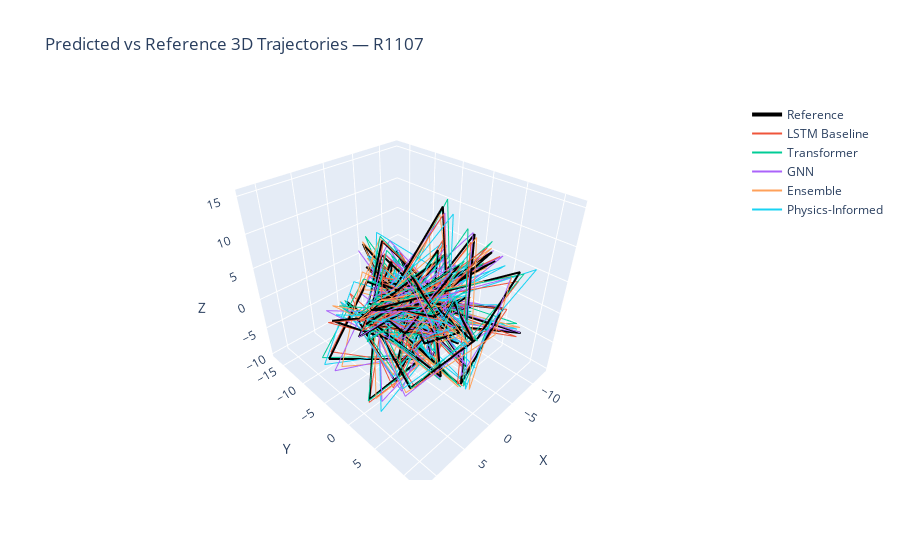

Notebook cell for this chart:
### Markdown cell above
### Interactive 3D Comparison

The following plot illustrates the predicted 3D backbone trajectory for each model alongside a reference structure. Use hover and drag interactions to inspect deviations across residues.

### Code cell
# Example 3D visualization comparing model predictions
sample_target = 'R1107'
reference_coords = np.random.normal(scale=5.0, size=(100, 3))  # placeholder reference
model_predictions = {
    name: reference_coords + np.random.normal(scale=0.5 + idx * 0.1, size=reference_coords.shape)
    for idx, name in enumerate(model_results.keys())
}

fig = go.Figure()
fig.add_trace(go.Scatter3d(
    x=reference_coords[:, 0],
    y=reference_coords[:, 1],
    z=reference_coords[:, 2],
    mode='lines',
    line=dict(color='black', width=4),
    name='Reference'
))

for name, coords in model_predictions.items():
    fig.add_trace(go.Scatter3d(
        x=coords[:, 0],
        y=coords[:, 1],
        z=coords[:, 2],
        mode='lines',
        line=dict(width=2),
        name=name
    ))

fig.update_layout(
    title=f'Predicted vs Reference 3D Trajectories — {sample_target}',
    scene=dict(xaxis_title='X', yaxis_title='Y', zaxis_title='Z', aspectmode='data')
)
fig.show()

print('Interactive 3D comparison rendered.')
